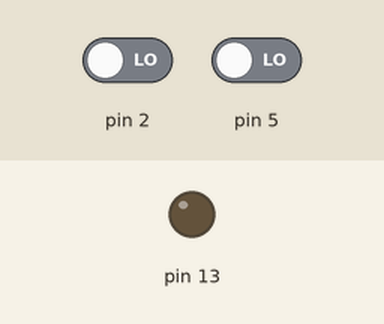
Bench run of a sketch on a simulated Arduino Uno, built with avr-gcc and run on an emulated ATmega328P. Shown: output pins drawn as LEDs (lit = HIGH). The test bench sets the inputs (shaded band); at power-on: pin 2 LOW, pin 5 LOW.

Above: at 1.2 s.
1.3 s: pin 2 driven HIGH
At 1.8 s:
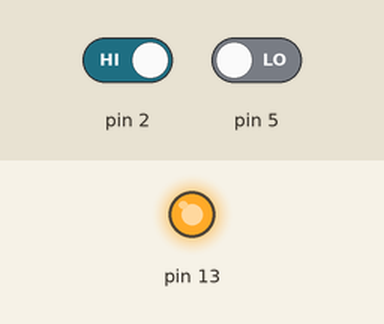
2.8 s: pin 2 driven LOW
At 4.0 s:
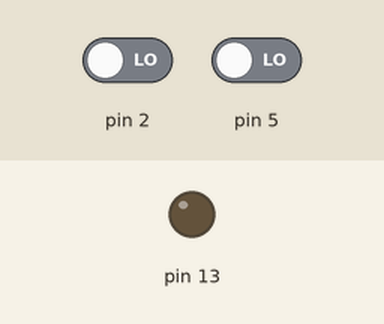
4.3 s: pin 5 driven HIGH
At 5.3 s:
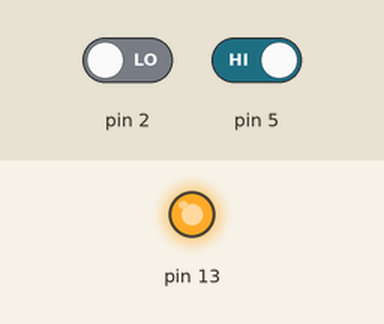
Timing chart, 0 to 7.3 s (numbered marks = the images above; inputs shaded):
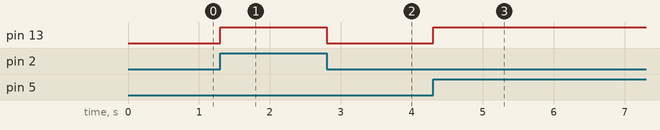

Measured:
- after the input at 1.3 s, pin 13: LOW → HIGH at once
- after the input at 2.8 s, pin 13: HIGH → LOW at once
- after the input at 4.3 s, pin 13: LOW → HIGH at once

The sketch:

Two_push_buttons.ino
```cpp
void setup()
{
  pinMode(13, OUTPUT);
  pinMode(2, INPUT);
  pinMode(5, INPUT);
}

void loop()
{
  if (digitalRead(2) == HIGH || digitalRead(5) == HIGH)
  	digitalWrite(13, HIGH);
  else
    digitalWrite(13, LOW);
}
```
